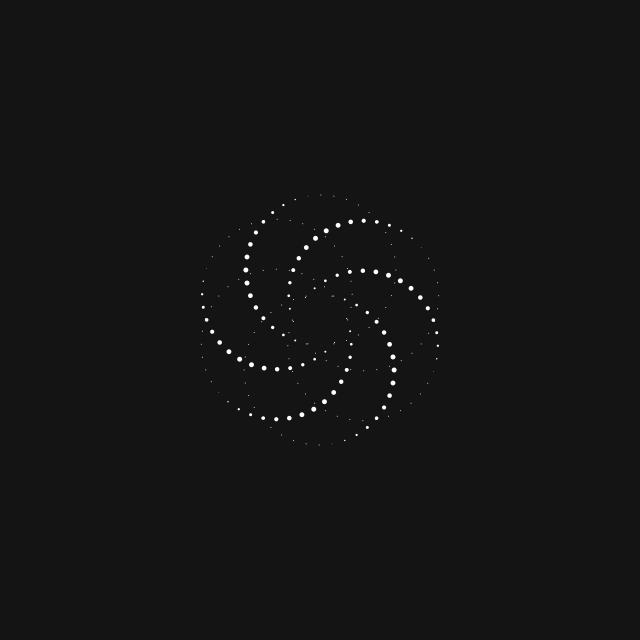
Frame 1 (no input)
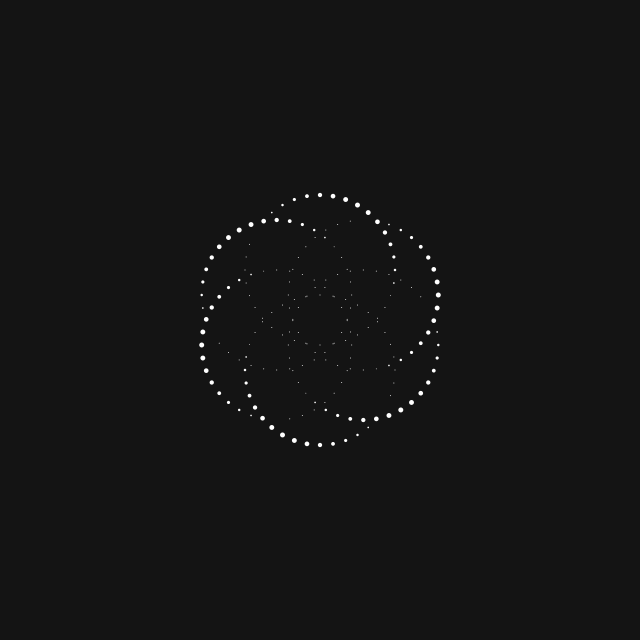
Frame 60 (the mouse pressed at the canvas centre just before this capture)
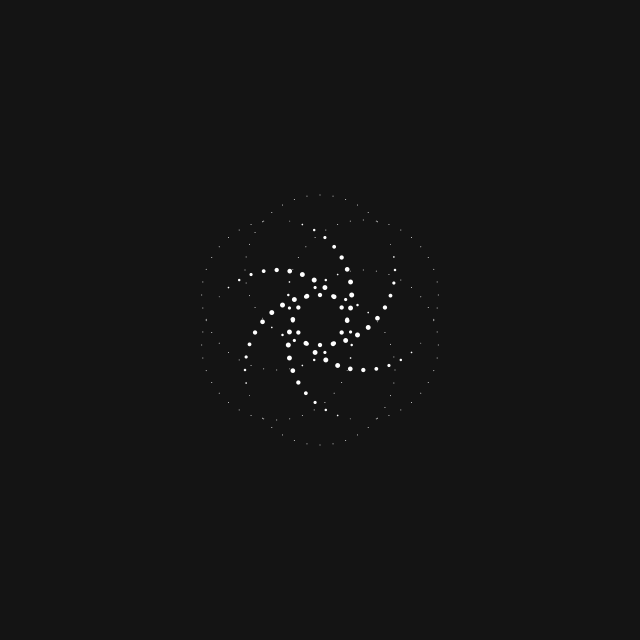
Frame 120 (the mouse held since frame 60 and released just before this capture)

The Processing sketch that drew these frames (run headless with seeded random() and noise(); from frame 60 on, the mouse is pressed at the canvas centre):

// Processing sketch: Roundabout
// ── Roundabout.pde
void setup() {
  size(640, 640);
  noStroke();
}
 
void draw() {
  background(20);
  translate(width/2, height/2);
 
 
  for (int i = 0; i < 360; i+=60) {
    float x = sin(radians(i-frameCount))*50;
    float y = cos(radians(i-frameCount))*50;
    for (int q = 0; q < 360; q+=10) {
      float x2 = sin(radians(q))*75;
      float y2 = cos(radians(q))*75;
      float m = sin(radians(q-i-frameCount*3))*5;
      if (m > 0) {
        ellipse(x+x2, y+y2, m, m);
      } else {
        ellipse(x+x2, y+y2, 1, 1);
      }
    }
  }
}
